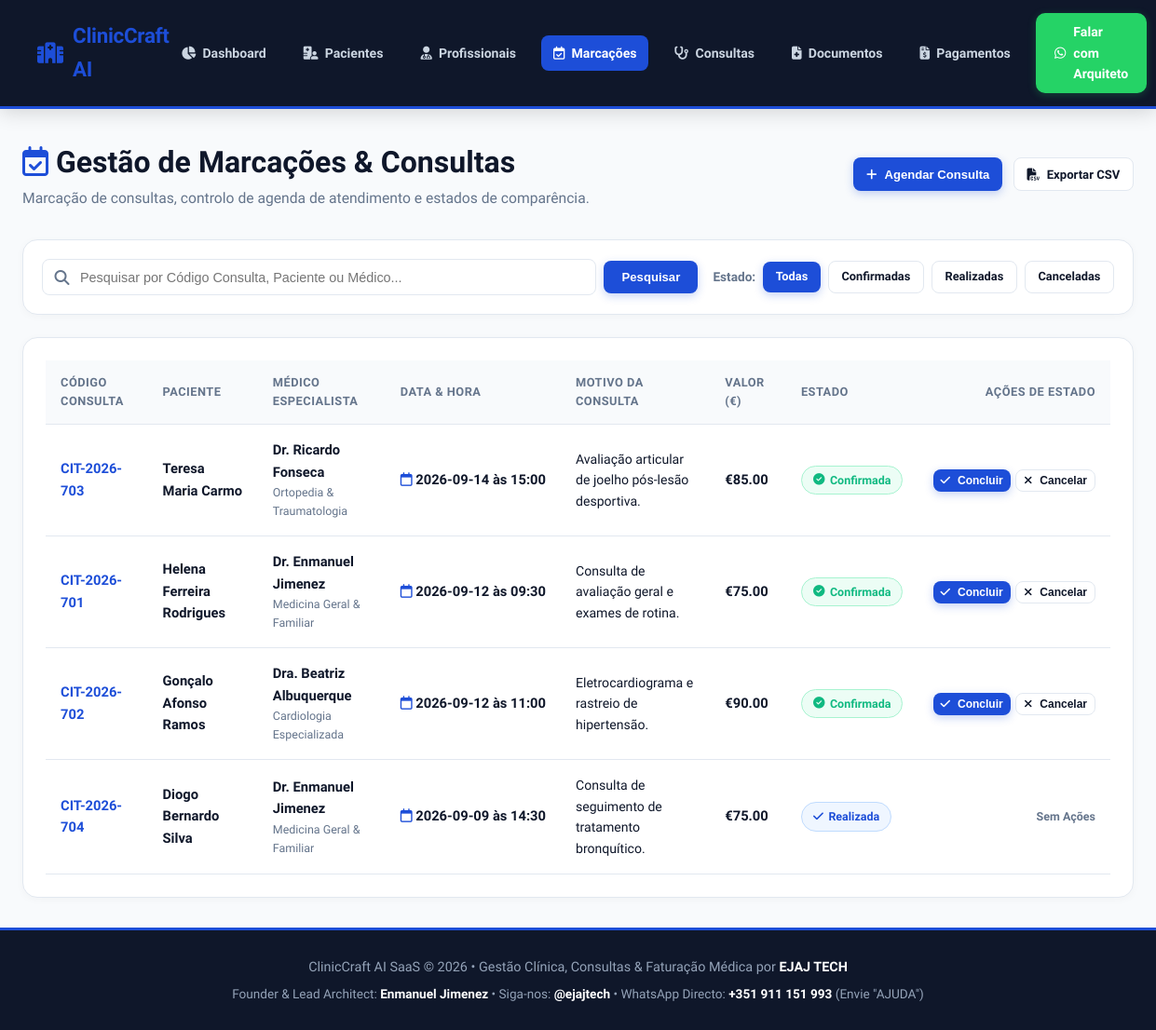
Before: /appointments with the older database file.
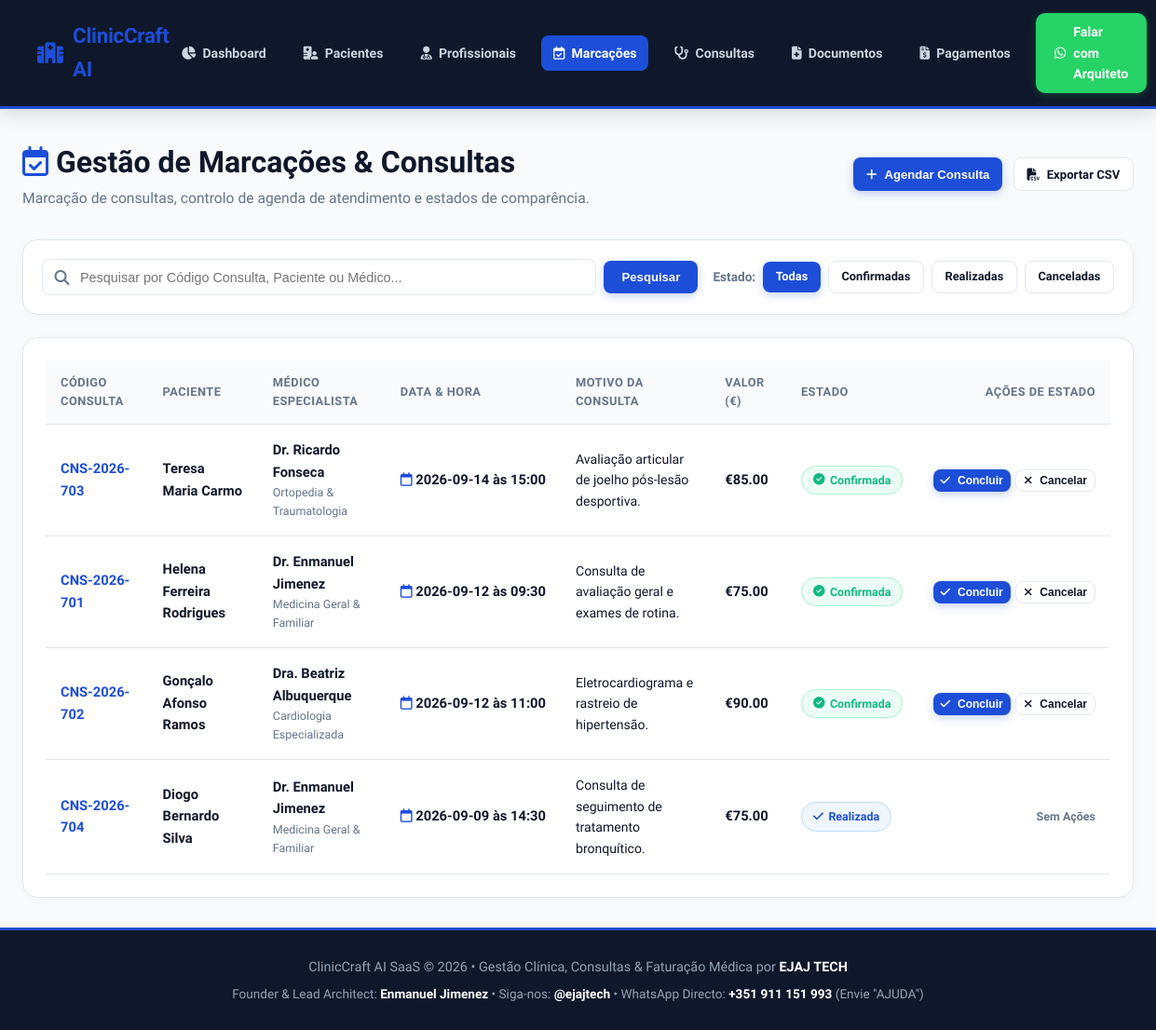
After: the same page with the newer database file.
### tables this page shows
CREATE TABLE appointments (
        id INTEGER PRIMARY KEY AUTOINCREMENT,
        appointment_code TEXT NOT NULL UNIQUE,
        patient_id INTEGER NOT NULL,
        professional_id INTEGER NOT NULL,
        appointment_date TEXT NOT NULL,
        appointment_time TEXT NOT NULL,
        status TEXT NOT NULL DEFAULT 'Confirmada', -- Confirmada, Em Espera, Realizada, Cancelada
        reason TEXT NOT NULL,
        fee REAL NOT NULL,
        created_at TEXT NOT NULL,
        FOREIGN KEY (patient_id) REFERENCES patients (id),
        FOREIGN KEY (professional_id) REFERENCES professionals (id)
    );

CREATE TABLE patients (
        id INTEGER PRIMARY KEY AUTOINCREMENT,
        patient_code TEXT NOT NULL UNIQUE,
        name TEXT NOT NULL,
        nif TEXT NOT NULL UNIQUE,
        email TEXT NOT NULL,
        phone TEXT NOT NULL,
        birth_date TEXT NOT NULL,
        insurance TEXT NOT NULL DEFAULT 'Particular',
        blood_type TEXT NOT NULL,
        created_at TEXT NOT NULL
    );

CREATE TABLE professionals (
        id INTEGER PRIMARY KEY AUTOINCREMENT,
        name TEXT NOT NULL,
        specialty TEXT NOT NULL,
        license_no TEXT NOT NULL UNIQUE,
        email TEXT NOT NULL,
        phone TEXT NOT NULL,
        consultation_fee REAL NOT NULL DEFAULT 70.0,
        status TEXT NOT NULL DEFAULT 'Ativo',
        created_at TEXT NOT NULL
    );

### app.py (the view)
@app.route('/appointments')
def appointments_page():
    conn = get_db()
    cursor = conn.cursor()
    status_filter = request.args.get('status')
    search_q = request.args.get('q', '').strip()
    query = """
    SELECT a.*, p.name as patient_name, p.nif, pr.name as professional_name, pr.specialty
    FROM appointments a
    JOIN patients p ON a.patient_id = p.id
    JOIN professionals pr ON a.professional_id = pr.id
    WHERE 1=1
    """
    params = []
    if status_filter:
        query += " AND a.status = ?"
        params.append(status_filter)
    if search_q:
        query += " AND (a.appointment_code LIKE ? OR p.name LIKE ? OR pr.name LIKE ?)"
        params.extend([f"%{search_q}%", f"%{search_q}%", f"%{search_q}%"])
    query += " ORDER BY a.appointment_date DESC, a.appointment_time ASC"
    cursor.execute(query, params)
    appointments = [dict(r) for r in cursor.fetchall()]
    cursor.execute("SELECT id, name, nif FROM patients ORDER BY name ASC")
    patients_list = [dict(r) for r in cursor.fetchall()]
    cursor.execute("SELECT id, name, specialty, consultation_fee FROM professionals WHERE status = 'Ativo' ORDER BY name ASC")
    professionals_list = [dict(r) for r in cursor.fetchall()]
    conn.close()
    return render_template('appointments.html', appointments=appointments, selected_status=status_filter, search_q=search_q, patients_list=patients_list, professionals_list=professionals_list)

### templates/appointments.html (shortened to what this page needs)
{% extends 'base.html' %}
{% block content %}
<div class="page-header">
    <div>
        <h1 class="page-title"><i class="fa-regular fa-calendar-check" style="color: var(--sapphire-blue);"></i> Gestão de Marcações & Consultas</h1>
        <p class="page-subtitle">Marcação de consultas, controlo de agenda de atendimento e estados de comparência.</p>
    </div>
    <div style="display: flex; gap: 0.75rem;">
        <button onclick="document.getElementById('modal-create-appointment-page').style.display='flex'" class="btn-sm btn-primary">
            <i class="fa-solid fa-plus"></i> Agendar Consulta
        </button>
        <a href="/api/export/csv" class="btn-sm btn-secondary">
            <i class="fa-solid fa-file-csv"></i> Exportar CSV
        </a>
    </div>
</div>
<div class="table-card" style="margin-bottom: 1.5rem; padding: 1.25rem;">
    <form method="GET" action="/appointments" style="display: flex; flex-wrap: wrap; gap: 1rem; align-items: center; justify-content: space-between;">
        <div style="display: flex; gap: 0.5rem; align-items: center; flex: 1; min-width: 280px;">
            <div style="position: relative; width: 100%;">
                <input type="text" name="q" value="{{ search_q }}" placeholder="Pesquisar por Código Consulta, Paciente ou Médico..."
                       style="width: 100%; padding: 0.65rem 1rem 0.65rem 2.5rem; border: 1px solid var(--border-color); border-radius: 8px; font-size: 0.9rem;">
                <i class="fa-solid fa-magnifying-glass" style="position: absolute; left: 0.85rem; top: 50%; transform: translateY(-50%); color: var(--text-muted);"></i>
            </div>
            <button type="submit" class="btn-sm btn-primary" style="padding: 0.65rem 1.2rem;">Pesquisar</button>
        </div>
        <div style="display: flex; gap: 0.5rem; align-items: center; flex-wrap: wrap;">
            <span style="font-size: 0.85rem; font-weight: 700; color: var(--text-muted);">Estado:</span>
            <a href="/appointments{% if search_q %}?q={{ search_q }}{% endif %}"
               class="btn-sm {% if not selected_status %}btn-primary{% else %}btn-secondary{% endif %}" style="font-size: 0.8rem; padding: 0.4rem 0.85rem;">Todas</a>
            <a href="/appointments?status=Confirmada{% if search_q %}&q={{ search_q }}{% endif %}"
               class="btn-sm {% if selected_status == 'Confirmada' %}btn-primary{% else %}btn-secondary{% endif %}" style="font-size: 0.8rem; padding: 0.4rem 0.85rem;">Confirmadas</a>
            <a href="/appointments?status=Realizada{% if search_q %}&q={{ search_q }}{% endif %}"
               class="btn-sm {% if selected_status == 'Realizada' %}btn-primary{% else %}btn-secondary{% endif %}" style="font-size: 0.8rem; padding: 0.4rem 0.85rem;">Realizadas</a>
            <a href="/appointments?status=Cancelada{% if search_q %}&q={{ search_q }}{% endif %}"
               class="btn-sm {% if selected_status == 'Cancelada' %}btn-primary{% else %}btn-secondary{% endif %}" style="font-size: 0.8rem; padding: 0.4rem 0.85rem;">Canceladas</a>
        </div>
    </form>
</div>
<div class="table-card">
    {% if not appointments %}
        <div style="text-align: center; padding: 3rem; color: var(--text-muted);">
            <i class="fa-regular fa-folder-open" style="font-size: 3rem; margin-bottom: 0.75rem; opacity: 0.4;"></i>
            <h3 style="font-size: 1.1rem; color: var(--text-dark);">Nenhuma marcação de consulta encontrada</h3>
            <p style="font-size: 0.9rem; margin-top: 0.25rem;">Tente ajustar os filtros ou pesquisar por outro termo.</p>
        </div>
    {% else %}
        <div style="overflow-x: auto;">
            <table class="custom-table">
                <thead>
                    <tr>
                        <th>Código Consulta</th>
                        <th>Paciente</th>
                        <th>Médico Especialista</th>
                        <th>Data & Hora</th>
                        <th>Motivo da Consulta</th>
                        <th>Valor (€)</th>
                        <th>Estado</th>
                        <th style="text-align: right;">Ações de Estado</th>
                    </tr>
                </thead>
                <tbody>
                    {% for a in appointments %}
                    <tr>
                        <td style="font-weight: 800; color: var(--sapphire-blue);">{{ a.appointment_code }}</td>
                        <td style="font-weight: 700; color: var(--text-dark);">{{ a.patient_name }}</td>
                        <td>
                            <div style="font-weight: 600;">{{ a.professional_name }}</div>
                            <div style="font-size: 0.78rem; color: var(--text-muted);">{{ a.specialty }}</div>
                        </td>
                        <td style="font-weight: 600; white-space: nowrap;">
                            <i class="fa-regular fa-calendar" style="color: var(--sapphire-blue);"></i> {{ a.appointment_date }} às {{ a.appointment_time }}
                        </td>
                        <td style="max-width: 220px; font-size: 0.88rem;">{{ a.reason }}</td>
                        <td style="font-weight: 800; color: var(--text-dark);">€{{ "%.2f"|format(a.fee) }}</td>
                        <td>
                            {% if a.status == 'Realizada' %}
                                <span class="badge badge-done"><i class="fa-solid fa-check"></i> Realizada</span>
                            {% elif a.status == 'Confirmada' %}
                                <span class="badge badge-confirmed"><i class="fa-solid fa-check-circle"></i> Confirmada</span>
                            {% else %}
                                <span class="badge badge-canceled"><i class="fa-solid fa-xmark"></i> Cancelada</span>
                            {% endif %}
                        </td>
                        <td style="text-align: right;">
                            <div style="display: flex; gap: 0.35rem; justify-content: flex-end;">
                                {% if a.status != 'Realizada' and a.status != 'Cancelada' %}
                                    <button onclick="updateAppointmentStatus({{ a.id }}, 'Realizada')" class="btn-sm btn-primary" style="font-size: 0.75rem; padding: 0.25rem 0.5rem;" title="Marcar como Realizada">
                                        <i class="fa-solid fa-check"></i> Concluir
                                    </button>
                                    <button onclick="updateAppointmentStatus({{ a.id }}, 'Cancelada')" class="btn-sm btn-secondary" style="font-size: 0.75rem; padding: 0.25rem 0.5rem;" title="Cancelar Consulta">
                                        <i class="fa-solid fa-xmark"></i> Cancelar
                                    </button>
                                {% else %}
                                    <span style="font-size: 0.78rem; color: var(--text-muted); font-weight: 700;">Sem Ações</span>
                                {% endif %}
                            </div>
                        </td>
                    </tr>
                    {% endfor %}
                </tbody>
            </table>
        </div>
    {% endif %}
</div>
{% endblock %}

### templates/base.html (shortened to what this page needs)
<!DOCTYPE html>
<html lang="pt">
<head>
    <link rel="stylesheet" href="https://cdnjs.cloudflare.com/ajax/libs/font-awesome/6.4.0/css/all.min.css">
    <link rel="stylesheet" href="{{ url_for('static', filename='css/styles.css') }}">
</head>
<body>
    <header class="navbar-main">
        <a href="/" class="brand-title">
            <i class="fa-solid fa-hospital" style="color: var(--sapphire-blue);"></i>
            <span>ClinicCraft AI</span>
        </a>
        <nav class="nav-links">
            <a href="/" class="nav-link {% if request.path == '/' %}active{% endif %}">
                <i class="fa-solid fa-chart-pie"></i> Dashboard
            </a>
            <a href="/patients" class="nav-link {% if request.path == '/patients' %}active{% endif %}">
                <i class="fa-solid fa-hospital-user"></i> Pacientes
            </a>
            <a href="/professionals" class="nav-link {% if request.path == '/professionals' %}active{% endif %}">
                <i class="fa-solid fa-user-doctor"></i> Profissionais
            </a>
            <a href="/appointments" class="nav-link {% if request.path == '/appointments' %}active{% endif %}">
                <i class="fa-regular fa-calendar-check"></i> Marcações
            </a>
            <a href="/consultations" class="nav-link {% if request.path == '/consultations' %}active{% endif %}">
                <i class="fa-solid fa-stethoscope"></i> Consultas
            </a>
            <a href="/documents" class="nav-link {% if request.path == '/documents' %}active{% endif %}">
                <i class="fa-solid fa-file-medical"></i> Documentos
            </a>
            <a href="/payments" class="nav-link {% if request.path == '/payments' %}active{% endif %}">
                <i class="fa-solid fa-file-invoice-dollar"></i> Pagamentos
            </a>
            <a href="https://wa.me/351911151993?text=AJUDA%20-%20Tenho%20interesse%20no%20ClinicCraft%20AI" target="_blank" class="btn-whatsapp-header">
                <i class="fa-brands fa-whatsapp"></i> Falar com Arquiteto
            </a>
        </nav>
    </header>
    <main class="page-container">
        {% block content %}{% endblock %}
    </main>
    <footer class="main-footer">
        <p>ClinicCraft AI SaaS &copy; 2026 &bull; Gestão Clínica, Consultas & Faturação Médica por <strong>EJAJ TECH</strong></p>
        <p style="margin-top: 0.4rem; font-size: 0.85rem;">
            Founder & Lead Architect: <strong>Enmanuel Jimenez</strong> &bull; Siga-nos: <strong>@ejajtech</strong> &bull; WhatsApp Directo: <strong>+351 911 151 993</strong> (Envie "AJUDA")
        </p>
    </footer>
</body>
</html>

Changed rows visible on the page:
changed appointments "Avaliação articular de joelho pós-lesão desportiva.": appointment_code "CIT-2026-703" → "CNS-2026-703"
changed appointments "Consulta de avaliação geral e exames de rotina.": appointment_code "CIT-2026-701" → "CNS-2026-701"
changed appointments "Eletrocardiograma e rastreio de hipertensão.": appointment_code "CIT-2026-702" → "CNS-2026-702"
changed appointments "Consulta de seguimento de tratamento bronquítico.": appointment_code "CIT-2026-704" → "CNS-2026-704"
